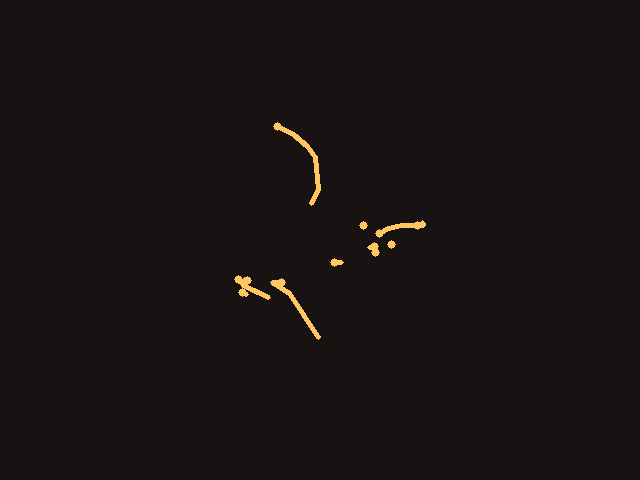
#> input picture Air_Canvas UI/aircanvas_0.png, 640 x 480 px
$ python -i toolbar.py   (imports and definitions only)
#> lines starting #> are read from the running program, lines starting #| are printed output that depends on the picture; after the words box and inside, x2 and y2 are one past the last pixel; in counts of white or black regions, pixels touching at a corner belong together
### Air_Canvas UI/air_canvas_pro/ui/theme.py
import cv2
import numpy as np

class Theme:
    # Colors (BGR format for OpenCV)
    BACKGROUND = (23, 17, 15)   # #0F1117 Deep space navy/black
    PANEL_BG = (34, 26, 23)     # #171A22 Elevated dark navy
    CYAN = (255, 229, 0)        # #00E5FF Neon Cyan
    PURPLE = (255, 0, 191)      # Secondary Accent
    WHITE = (248, 249, 250)     # #F8F9FA Clean white
    GRAY = (191, 170, 160)      # #A0AABF Muted gray-blue (Secondary text)
    DARK_GRAY = (80, 80, 80)
    RED = (102, 51, 255)        # #FF3366 Warning/Error
    SUCCESS = (136, 255, 0)     # #00FF88

    @staticmethod
    def draw_rounded_rect(img, top_left, bottom_right, color, thickness=1, radius=16):
        x1, y1 = top_left
        x2, y2 = bottom_right

        # Ensure radius isn't too large for the box
        radius = min(radius, (x2 - x1) // 2, (y2 - y1) // 2)

        if thickness < 0: # Filled
            cv2.rectangle(img, (x1 + radius, y1), (x2 - radius, y2), color, -1)
            cv2.rectangle(img, (x1, y1 + radius), (x2, y2 - radius), color, -1)
            cv2.circle(img, (x1 + radius, y1 + radius), radius, color, -1)
            cv2.circle(img, (x2 - radius, y1 + radius), radius, color, -1)
            cv2.circle(img, (x1 + radius, y2 - radius), radius, color, -1)
            cv2.circle(img, (x2 - radius, y2 - radius), radius, color, -1)
        else: # Outline
            cv2.line(img, (x1 + radius, y1), (x2 - radius, y1), color, thickness)
            cv2.line(img, (x1 + radius, y2), (x2 - radius, y2), color, thickness)
            cv2.line(img, (x1, y1 + radius), (x1, y2 - radius), color, thickness)
            cv2.line(img, (x2, y1 + radius), (x2, y2 - radius), color, thickness)
            cv2.ellipse(img, (x1 + radius, y1 + radius), (radius, radius), 180, 0, 90, color, thickness)
            cv2.ellipse(img, (x2 - radius, y1 + radius), (radius, radius), 270, 0, 90, color, thickness)
            cv2.ellipse(img, (x1 + radius, y2 - radius), (radius, radius), 90, 0, 90, color, thickness)
            cv2.ellipse(img, (x2 - radius, y2 - radius), (radius, radius), 0, 0, 90, color, thickness)

    @staticmethod
    def draw_glass_panel(frame, x1, y1, x2, y2, alpha=0.85, radius=16):
        """Draws a premium dark panel with rounded glassmorphism feel.

        Uses a two-layer blend: the dark PANEL_BG fill first, then a subtle
        top-edge highlight line to simulate glass refraction sheen.
        """
        h, w = frame.shape[:2]
        x1, y1 = max(0, int(x1)), max(0, int(y1))
        x2, y2 = min(w, int(x2)), min(h, int(y2))

        if x2 <= x1 or y2 <= y1:
            return

        # Main dark fill
        overlay = frame.copy()
        Theme.draw_rounded_rect(overlay, (x1, y1), (x2, y2), Theme.PANEL_BG, -1, radius)
        cv2.addWeighted(overlay, 1 - alpha, frame, alpha, 0, frame)

        # Glass sheen: very thin lighter strip along the top inside edge
        sheen_color = (55, 48, 44)
        sheen_h     = max(2, (y2 - y1) // 8)
        sheen_overlay = frame.copy()
        Theme.draw_rounded_rect(
            sheen_overlay,
            (x1 + 2, y1 + 1), (x2 - 2, y1 + sheen_h),
            sheen_color, -1, radius
        )
        cv2.addWeighted(sheen_overlay, 0.40, frame, 0.60, 0, frame)

        # Outer border
        Theme.draw_rounded_rect(frame, (x1, y1), (x2, y2), (72, 68, 65), 1, radius)

    # [27 lines left out: functions draw_tooltip, draw_glowing_text, not called in this run]

### Air_Canvas UI/air_canvas_pro/ui/toolbar.py
import cv2
import time
import math
import numpy as np
import os
from air_canvas_pro.ui.theme import Theme


class Toolbar:
    """
    Premium floating toolbar with per-button glassmorphism.
    Visual design: Figma + Photoshop + Apple Vision Pro aesthetic.
    """

    # Layout constants
    BTN_SIZE   = 52          # Square button side (px)
    BTN_RADIUS = 14          # Rounded corner radius
    BTN_GAP    = 16          # Gap between buttons
    MARGIN_TOP = 20          # Distance from top edge
    MARGIN_H   = 40          # Left/right outer margin from canvas edges
    PAD_V      = 14          # Vertical padding inside the toolbar container
    PAD_H      = 16          # Horizontal padding inside the toolbar container
    ICON_SIZE  = 26          # Icon render size (px)

    # Glassmorphism palette (BGR)
    # Glass buttons use addWeighted with low overlay weight for true translucency
    GLASS_BTN_NORMAL  = (52, 42, 38)     # Dark tinted glass base
    GLASS_BTN_HOVER   = (72, 62, 56)     # Slightly brighter on hover
    GLASS_BTN_ACTIVE  = (65, 55, 50)     # Active state base
    BORDER_NORMAL     = (80, 75, 72)     # rgba(255,255,255,0.12) equivalent
    BORDER_ACTIVE     = (255, 229, 0)    # Cyan #00E5FF in BGR
    BORDER_HOVER      = (120, 110, 105)  # Brighter border on hover
    ICON_DEFAULT      = (205, 205, 208)  # Light gray — never black
    ICON_ACTIVE       = (255, 229, 0)    # Cyan
    ICON_HOVER        = (240, 240, 242)  # Near-white on hover
    GLOW_CYAN         = (180, 155,  10)  # Soft cyan glow (BGR)

    def __init__(self, width=1280, height=720):
        self.width  = width
        self.height = height

        self.tools = [
            "draw", "eraser", "spray", "crayon", "color_picker",
            "shapes", "undo", "redo", "clear", "save", "export_3d"
        ]
        self.active_tool = "draw"

        self.is_visible       = True
        self.last_interaction = time.time()

        # Hover / dwell state
        self.hover_idx    = -1
        self.dwell_start  = None
        self.DWELL_TIME   = 0.4

        # Smooth hover scale animation
        self._hover_scales = [1.0] * len(self.tools)
        self._last_tick    = time.time()

        self.tooltips = {
            "draw":      "Draw",
            "eraser":    "Eraser",
            "spray":     "Airbrush",
            "crayon":    "Crayon",
            "color_picker": "Colors",
            "shapes":    "Shapes",
            "undo":      "Undo",
            "redo":      "Redo",
            "clear":     "Clear",
            "save":      "Save",
            "export_3d": "3D Export",
        }

        # Load icons (RGBA PNGs) — load at native size, then downscale for crispness
        self.icons = {}
        base_dir = os.path.dirname(os.path.dirname(os.path.dirname(os.path.abspath(__file__))))
        icon_dir = os.path.join(base_dir, "assets", "icons")
        for t in self.tools:
            path = os.path.join(icon_dir, f"{t}.png")
            if os.path.exists(path):
                img = cv2.imread(path, cv2.IMREAD_UNCHANGED)
                if img is not None:
                    if len(img.shape) == 3 and img.shape[2] == 3:
                        img = cv2.cvtColor(img, cv2.COLOR_BGR2BGRA)
                    elif len(img.shape) == 2:
                        # Grayscale — convert to BGRA
                        img = cv2.cvtColor(img, cv2.COLOR_GRAY2BGR)
                        img = cv2.cvtColor(img, cv2.COLOR_BGR2BGRA)
                    # Downscale with AREA for maximum anti-aliasing quality
                    img = cv2.resize(img, (self.ICON_SIZE, self.ICON_SIZE),
                                     interpolation=cv2.INTER_AREA)
                    self.icons[t] = img

        # Compute layout geometry
        self._compute_layout()

    # ------------------------------------------------------------------
    # Layout helpers
    # ------------------------------------------------------------------

    def _compute_layout(self):
        """Compute per-button bounding boxes and toolbar container rect."""
        n = len(self.tools)
        total_btns_w    = n * self.BTN_SIZE + (n - 1) * self.BTN_GAP
        toolbar_inner_w = total_btns_w + 2 * self.PAD_H
        toolbar_h       = self.BTN_SIZE + 2 * self.PAD_V

        # Center the toolbar horizontally
        cx = self.width // 2
        self.panel_x1 = cx - toolbar_inner_w // 2
        self.panel_x2 = cx + toolbar_inner_w // 2
        self.panel_y1 = self.MARGIN_TOP
        self.panel_y2 = self.MARGIN_TOP + toolbar_h

        # Per-button bounding boxes (evenly distributed)
        self.btn_rects = []
        for i in range(n):
            bx = self.panel_x1 + self.PAD_H + i * (self.BTN_SIZE + self.BTN_GAP)
            by = self.panel_y1 + self.PAD_V
            self.btn_rects.append((bx, by, bx + self.BTN_SIZE, by + self.BTN_SIZE))

        # Compatibility aliases used by air_canvas.py drawing guard
        self.margin_top  = self.panel_y1
        self.margin_side = self.panel_x1
        self.panel_h     = toolbar_h

    # ------------------------------------------------------------------
    # Hit testing
    # ------------------------------------------------------------------

    # [35 lines left out: functions hit_test, update, not called in this run]

    # ------------------------------------------------------------------
    # Per-button glass panel
    # ------------------------------------------------------------------

    def _draw_glass_button(self, frame, bx1, by1, bx2, by2,
                            bg_color, border_color, border_thickness=1,
                            glass_alpha=0.14, glow_color=None):
        """
        Render a single glassmorphism button.

        glass_alpha: how much of the DARK FILL is blended in (0.10–0.22).
                     Lower = more transparent (camera shows through more).
                     Higher = more opaque dark glass.
        The camera feed always remains the dominant layer.
        """
        fh, fw = frame.shape[:2]
        x1 = max(0, int(bx1))
        y1 = max(0, int(by1))
        x2 = min(fw, int(bx2))
        y2 = min(fh, int(by2))
        if x2 <= x1 or y2 <= y1:
            return

        # ── Soft drop shadow (elevation effect below button) ─────────
        shadow_offset = 3
        shadow = frame.copy()
        Theme.draw_rounded_rect(
            shadow,
            (x1 + shadow_offset, y1 + shadow_offset),
            (x2 + shadow_offset, y2 + shadow_offset),
            (10, 8, 7), -1, self.BTN_RADIUS
        )
        cv2.addWeighted(shadow, 0.30, frame, 0.70, 0, frame)

        # ── Outer soft glow (active = cyan, hover = faint cyan) ──────
        if glow_color is not None:
            glow = frame.copy()
            for spread in (8, 5, 3):
                Theme.draw_rounded_rect(
                    glow,
                    (x1 - spread, y1 - spread),
                    (x2 + spread, y2 + spread),
                    glow_color, 1, self.BTN_RADIUS + spread
                )
            cv2.addWeighted(glow, 0.22, frame, 0.78, 0, frame)

        # ── True glass fill — low alpha so camera shows through ──────
        overlay = frame.copy()
        Theme.draw_rounded_rect(overlay, (x1, y1), (x2, y2), bg_color, -1, self.BTN_RADIUS)

        # Inner top highlight — 1/5 height, lighter strip (glass sheen)
        hl_color = tuple(min(255, c + 35) for c in bg_color)
        hl_h = max(3, (y2 - y1) // 5)
        Theme.draw_rounded_rect(
            overlay,
            (x1 + 3, y1 + 2), (x2 - 3, y1 + hl_h),
            hl_color, -1, self.BTN_RADIUS
        )

        # Blend: glass_alpha controls glass opacity (0.10–0.22 recommended)
        cv2.addWeighted(overlay, glass_alpha, frame, 1.0 - glass_alpha, 0, frame)

        # ── Border ───────────────────────────────────────────────────
        Theme.draw_rounded_rect(
            frame, (x1, y1), (x2, y2),
            border_color, border_thickness, self.BTN_RADIUS
        )

    # ------------------------------------------------------------------
    # Icon blitting with tint
    # ------------------------------------------------------------------

    def _draw_icon_centered(self, frame, tool, cx, cy, tint_color,
                             scale=1.0, color_dot=None):
        """Blit an RGBA icon centered at (cx, cy) with single-color tint."""
        if tool not in self.icons:
            return

        icon = self.icons[tool].copy()

        # Tint non-transparent pixels
        alpha_mask = icon[:, :, 3] > 20
        icon[alpha_mask, 0] = tint_color[0]
        icon[alpha_mask, 1] = tint_color[1]
        icon[alpha_mask, 2] = tint_color[2]

        # Scale animation
        if abs(scale - 1.0) > 0.005:
            h_i, w_i = icon.shape[:2]
            new_w = max(1, int(w_i * scale))
            new_h = max(1, int(h_i * scale))
            icon  = cv2.resize(icon, (new_w, new_h), interpolation=cv2.INTER_LINEAR)

        h_i, w_i = icon.shape[:2]
        top  = int(cy - h_i // 2)
        left = int(cx - w_i // 2)

        fh, fw = frame.shape[:2]
        if top < 0 or left < 0 or top + h_i > fh or left + w_i > fw:
            return

        roi = frame[top:top + h_i, left:left + w_i]
        a   = icon[:, :, 3:4].astype(np.float32) / 255.0
        for c in range(3):
            roi[:, :, c] = (
                a[:, :, 0] * icon[:, :, c]
                + (1 - a[:, :, 0]) * roi[:, :, c]
            ).astype(np.uint8)

        # Small glowing color indicator dot (palette/crayon tool)
        if color_dot is not None:
            dot_r = 5
            dot_x = int(cx + w_i // 2 - dot_r - 1)
            dot_y = int(cy + h_i // 2 - dot_r - 1)
            cv2.circle(frame, (dot_x, dot_y), dot_r, color_dot, -1)
            cv2.circle(frame, (dot_x, dot_y), dot_r + 1, (200, 200, 200), 1)

    # ------------------------------------------------------------------
    # Smooth hover animation tick
    # ------------------------------------------------------------------

    def _tick_animations(self):
        now = time.time()
        dt  = min(now - self._last_tick, 0.05)
        self._last_tick = now
        speed = 9.0
        for i in range(len(self.tools)):
            target = 1.14 if i == self.hover_idx else 1.0
            self._hover_scales[i] += (target - self._hover_scales[i]) * speed * dt

    # ------------------------------------------------------------------
    # Main render
    # ------------------------------------------------------------------

    def render(self, frame, active_draw_color=None):
        """
        Render the premium floating toolbar.

        Parameters
        ----------
        frame            : np.ndarray  — display frame (modified in place)
        active_draw_color: tuple (BGR) — current drawing color for palette dot
        """
        self._tick_animations()

        # ── Toolbar container drop shadow ─────────────────────────────
        s_off = 4
        shadow_c = frame.copy()
        Theme.draw_rounded_rect(
            shadow_c,
            (self.panel_x1 - 2 + s_off, self.panel_y1 - 2 + s_off),
            (self.panel_x2 + 2 + s_off, self.panel_y2 + 2 + s_off),
            (8, 6, 5), -1, radius=22
        )
        cv2.addWeighted(shadow_c, 0.40, frame, 0.60, 0, frame)

        # ── Toolbar container (dark glass pill) ───────────────────────
        # Uses 0.55 opacity: dock is more visible than individual buttons
        Theme.draw_glass_panel(
            frame,
            self.panel_x1 - 2, self.panel_y1 - 2,
            self.panel_x2 + 2, self.panel_y2 + 2,
            alpha=0.55, radius=22
        )
        # Thin white outer border (rgba(255,255,255,0.18))
        Theme.draw_rounded_rect(
            frame,
            (self.panel_x1 - 2, self.panel_y1 - 2),
            (self.panel_x2 + 2, self.panel_y2 + 2),
            (100, 95, 92), 1, radius=22
        )

        # ── Individual glass buttons ──────────────────────────────────
        for i, tool in enumerate(self.tools):
            bx1, by1, bx2, by2 = self.btn_rects[i]
            cx = (bx1 + bx2) // 2
            cy = (by1 + by2) // 2

            is_active = (tool == self.active_tool)
            is_hover  = (i == self.hover_idx)
            scale     = self._hover_scales[i]

            # ── Visual state ─────────────────────────────────────────
            if is_active:
                bg_color     = self.GLASS_BTN_ACTIVE
                border_color = self.BORDER_ACTIVE
                border_thick = 2
                icon_color   = self.ICON_ACTIVE
                glass_alpha  = 0.20   # Slightly more visible active glass
                glow         = self.GLOW_CYAN
            elif is_hover:
                bg_color     = self.GLASS_BTN_HOVER
                border_color = self.BORDER_HOVER
                border_thick = 1
                icon_color   = self.ICON_HOVER
                glass_alpha  = 0.16   # Hover: slightly brighter glass
                glow         = (100, 90, 5)   # Very faint cyan glow
            else:
                bg_color     = self.GLASS_BTN_NORMAL
                border_color = self.BORDER_NORMAL
                border_thick = 1
                icon_color   = self.ICON_DEFAULT
                glass_alpha  = 0.12   # Normal: mostly transparent, spec-compliant
                glow         = None

            self._draw_glass_button(
                frame, bx1, by1, bx2, by2,
                bg_color, border_color, border_thick,
                glass_alpha=glass_alpha,
                glow_color=glow
            )

            # Color dot only on color picker tool
            color_dot = active_draw_color if tool == "color_picker" else None

            self._draw_icon_centered(
                frame, tool, cx, cy, icon_color,
                scale=scale, color_dot=color_dot
            )

            # Tooltip (shown below toolbar container)
            if is_hover:
                Theme.draw_tooltip(
                    frame, self.tooltips.get(tool, tool),
                    cx, self.panel_y2 + 10
                )

        # ── Dwell progress arc ────────────────────────────────────────
        if self.hover_idx != -1 and self.dwell_start is not None:
            elapsed  = time.time() - self.dwell_start
            progress = min(1.0, elapsed / self.DWELL_TIME)
            if 0.05 < progress < 1.0:
                bx1, by1, bx2, by2 = self.btn_rects[self.hover_idx]
                cx_arc = (int(bx1) + int(bx2)) // 2
                cy_arc = (int(by1) + int(by2)) // 2
                r_arc  = self.BTN_SIZE // 2 - 3
                end_angle = int(-90 + 360 * progress)
                cv2.ellipse(
                    frame, (cx_arc, cy_arc), (r_arc, r_arc),
                    0, -90, end_angle, self.BORDER_ACTIVE, 2
                )

>>> import cv2
>>> picture = cv2.imread('../../aircanvas_0.png')
#> picture is the input picture: shape (480, 640, 3); mean B, G, R 18.5, 19.1, 26.4
>>> result = Toolbar().render(picture)
#> in draw_rounded_rect, `cv2.rectangle(img, (x1, y1 + radius), (x2, y2 - radius), color, -1)`: img: shape (480, 640, 3); mean B, G, R 17.5, 17.8, 24.3
#> in draw_rounded_rect, `cv2.circle(img, (x1 + radius, y1 + radius), radius, color, -1)`: img: shape (480, 640, 3); mean B, G, R 17.4, 17.8, 24.3
#> in draw_rounded_rect, `cv2.circle(img, (x1 + radius, y2 - radius), radius, color, -1)`: img: shape (480, 640, 3); mean B, G, R 17.4, 17.8, 24.3
#> in draw_rounded_rect (call 2), `cv2.rectangle(img, (x1, y1 + radius), (x2, y2 - radius), color, -1)`: img: shape (480, 640, 3); mean B, G, R 20, 19.8, 26.1
#> in draw_rounded_rect (call 2), `cv2.circle(img, (x1 + radius, y1 + radius), radius, color, -1)`: img: shape (480, 640, 3); mean B, G, R 20.1, 19.8, 26.1
#> in draw_rounded_rect (call 2), `cv2.circle(img, (x2 - radius, y1 + radius), radius, color, -1)`: img: shape (480, 640, 3); mean B, G, R 20.1, 19.9, 26.1
#> in draw_rounded_rect (call 2), `cv2.circle(img, (x1 + radius, y2 - radius), radius, color, -1)`: img: shape (480, 640, 3); mean B, G, R 20.1, 19.9, 26.1
#> in draw_rounded_rect (call 2), `cv2.circle(img, (x2 - radius, y2 - radius), radius, color, -1)`: img: shape (480, 640, 3); mean B, G, R 20.1, 19.9, 26.1
#> in draw_glass_panel, `cv2.addWeighted(overlay, 1 - alpha, frame, alpha, 0, frame)`: frame: shape (480, 640, 3); mean B, G, R 19, 19.2, 25.8
#> in draw_rounded_rect (call 3), `cv2.circle(img, (x1 + radius, y1 + radius), radius, color, -1)`: img: shape (480, 640, 3); mean B, G, R 19.4, 19.5, 26.1
#> in draw_rounded_rect (call 3), `cv2.circle(img, (x2 - radius, y1 + radius), radius, color, -1)`: img: shape (480, 640, 3); mean B, G, R 19.4, 19.5, 26.1
#> in draw_rounded_rect (call 3), `cv2.circle(img, (x1 + radius, y2 - radius), radius, color, -1)`: img: shape (480, 640, 3); mean B, G, R 19.4, 19.5, 26.1
#> in draw_rounded_rect (call 3), `cv2.circle(img, (x2 - radius, y2 - radius), radius, color, -1)`: img: shape (480, 640, 3); mean B, G, R 19.4, 19.5, 26.1
#> in draw_glass_panel, `cv2.addWeighted(sheen_overlay, 0.40, frame, 0.60, 0, frame)`: frame: shape (480, 640, 3); mean B, G, R 19.1, 19.3, 25.9
#> call 4 of draw_rounded_rect, with top_left = (256, 18), bottom_right = (640, 102), color = (72, 68, 65), thickness = 1, radius = 22
#> in draw_rounded_rect (call 4), `cv2.line(img, (x1 + radius, y2), (x2 - radius, y2), color, thickness)`:
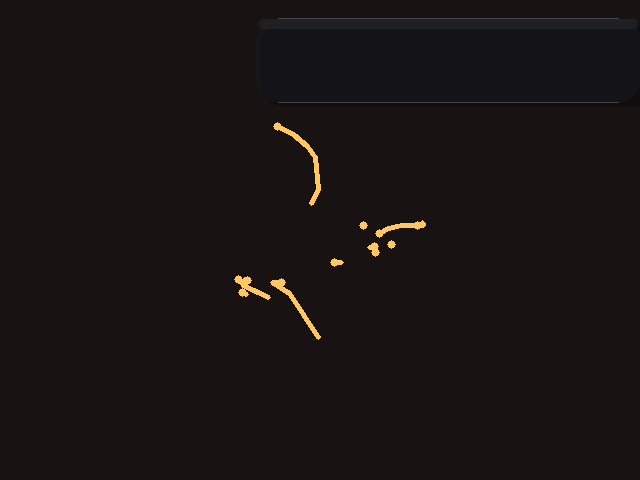
#> img: shape (480, 640, 3); mean B, G, R 19.3, 19.4, 26
#> in draw_rounded_rect (call 4), `cv2.line(img, (x1, y1 + radius), (x1, y2 - radius), color, thickness)`: img: shape (480, 640, 3); 0.01% of pixels changed, all inside (x1, y1, x2, y2) = (256, 40, 257, 81)
#> in draw_rounded_rect (call 4), `cv2.ellipse(img, (x1 + radius, y1 + radius), (radius, radius), 180, 0,..`: img: shape (480, 640, 3); mean B, G, R 19.3, 19.4, 26
#> in draw_rounded_rect (call 4), `cv2.ellipse(img, (x2 - radius, y1 + radius), (radius, radius), 270, 0,..`: img: shape (480, 640, 3); mean B, G, R 19.3, 19.4, 26
#> in draw_rounded_rect (call 4), `cv2.ellipse(img, (x1 + radius, y2 - radius), (radius, radius), 90, 0, ..`: img: shape (480, 640, 3); mean B, G, R 19.3, 19.4, 26.1
#> in draw_rounded_rect (call 4), `cv2.ellipse(img, (x2 - radius, y2 - radius), (radius, radius), 0, 0, 9..`: img: shape (480, 640, 3); mean B, G, R 19.3, 19.4, 26.1
#> in draw_rounded_rect (call 5), `cv2.line(img, (x1 + radius, y1), (x2 - radius, y1), color, thickness)`: img: shape (480, 640, 3); mean B, G, R 19.3, 19.5, 26.1
#> in draw_rounded_rect (call 5), `cv2.line(img, (x1 + radius, y2), (x2 - radius, y2), color, thickness)`: img: shape (480, 640, 3); mean B, G, R 19.3, 19.5, 26.1
#> in draw_rounded_rect (call 5), `cv2.line(img, (x1, y1 + radius), (x1, y2 - radius), color, thickness)`: img: shape (480, 640, 3); mean B, G, R 19.4, 19.5, 26.1
#> in draw_rounded_rect (call 5), `cv2.ellipse(img, (x1 + radius, y1 + radius), (radius, radius), 180, 0,..`: img: shape (480, 640, 3); mean B, G, R 19.4, 19.5, 26.1
#> in draw_rounded_rect (call 5), `cv2.ellipse(img, (x1 + radius, y2 - radius), (radius, radius), 90, 0, ..`: img: shape (480, 640, 3); mean B, G, R 19.4, 19.5, 26.1
#> after the loop in render, `for i, tool in enumerate(self.tools):`:
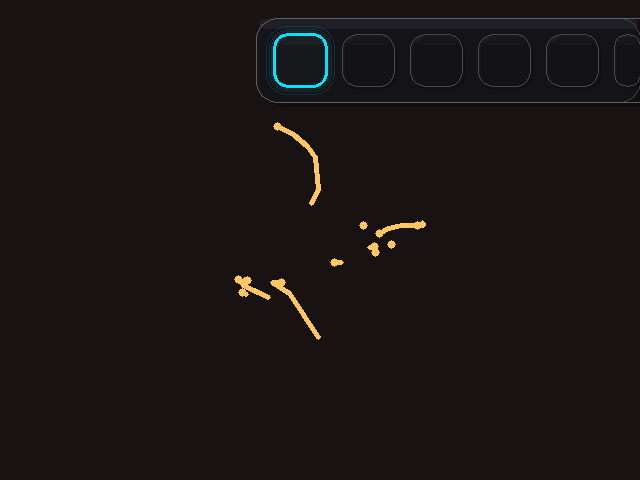
#> frame: shape (480, 640, 3); mean B, G, R 20, 20.2, 26.2
